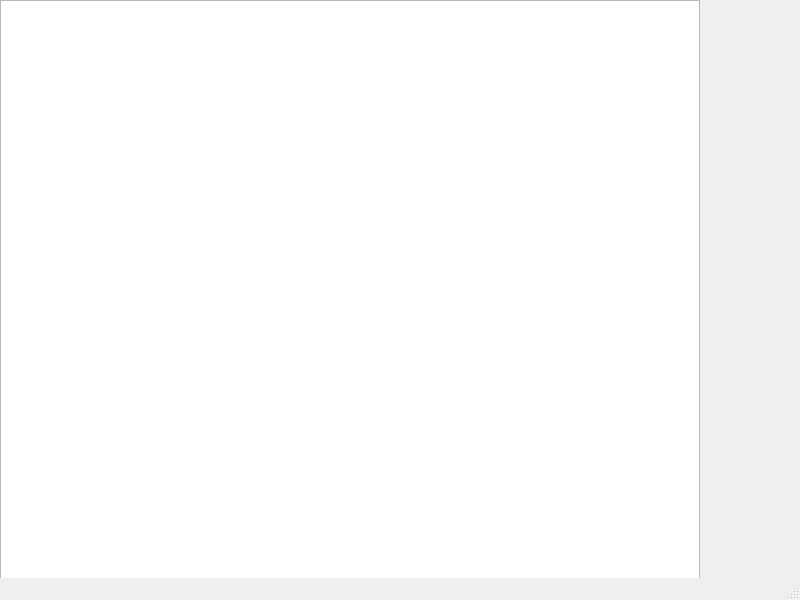
<?xml version="1.0" encoding="UTF-8"?>
<ui version="4.0">
 <class>MainWindow</class>
 <widget class="QMainWindow" name="MainWindow">
  <property name="geometry">
   <rect>
    <x>0</x>
    <y>0</y>
    <width>800</width>
    <height>600</height>
   </rect>
  </property>
  <property name="windowTitle">
   <string>MainWindow</string>
  </property>
  <widget class="QWidget" name="centralwidget">
   <widget class="QGraphicsView" name="graphicsView">
    <property name="geometry">
     <rect>
      <x>0</x>
      <y>0</y>
      <width>700</width>
      <height>700</height>
     </rect>
    </property>
   </widget>
  </widget>
  <widget class="QMenuBar" name="menubar">
   <property name="geometry">
    <rect>
     <x>0</x>
     <y>0</y>
     <width>800</width>
     <height>21</height>
    </rect>
   </property>
  </widget>
  <widget class="QStatusBar" name="statusbar"/>
 </widget>
 <resources/>
 <connections/>
</ui>
